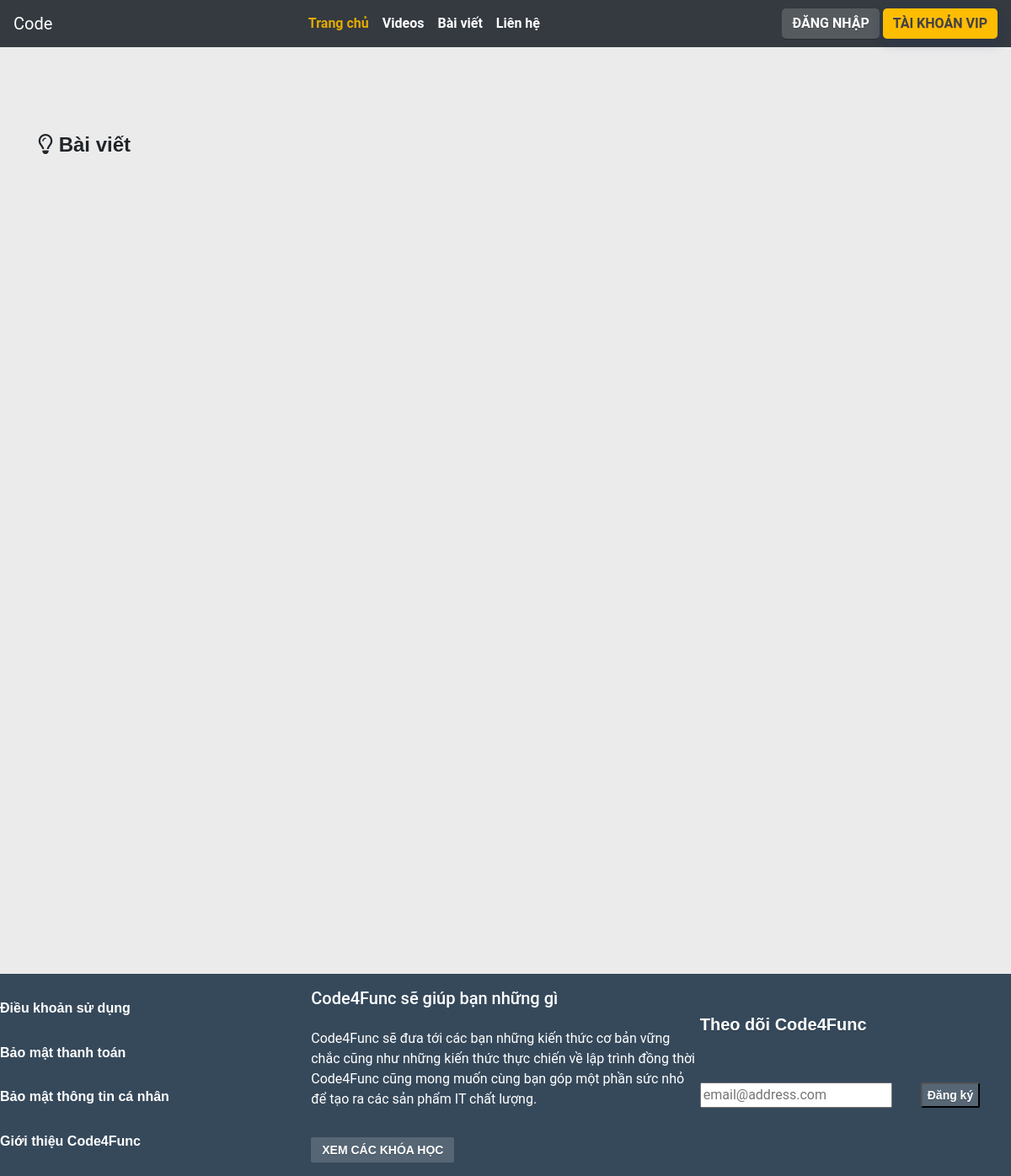
Page /PostController/viewPost on the earlier database version.
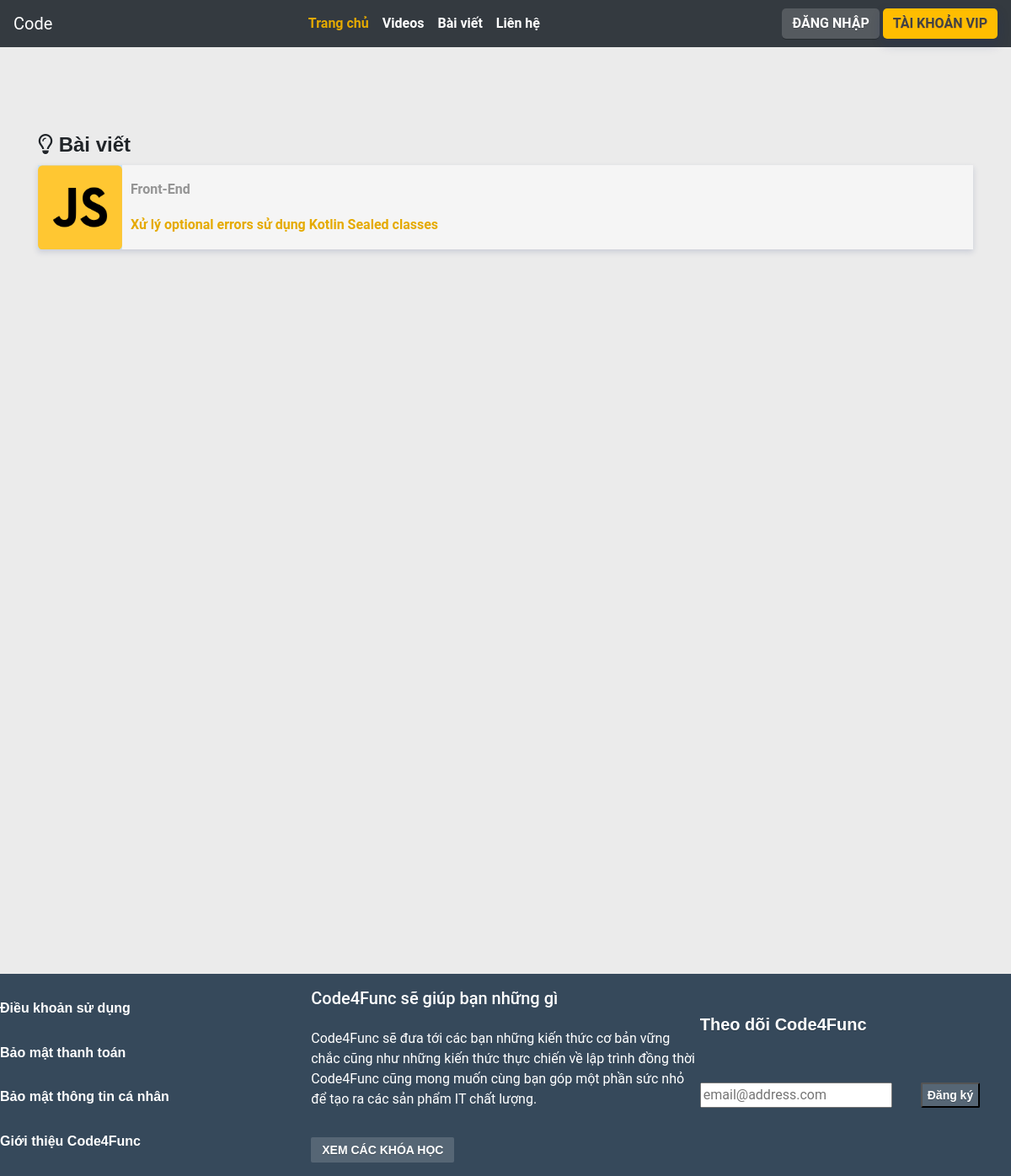
Same page on the later database version.
### tables this page shows
CREATE TABLE `posts` (
  `id` int(11) NOT NULL,
  `title` varchar(255) DEFAULT NULL,
  `description` varchar(255) DEFAULT NULL,
  `content` longtext DEFAULT NULL,
  `update_at` datetime DEFAULT NULL,
  `category_id` int(11) DEFAULT NULL,
  `author_id` int(11) DEFAULT NULL,
  `is_active` int(255) DEFAULT NULL,
  `created_at` datetime DEFAULT NULL
);

CREATE TABLE `category` (
  `id` int(11) NOT NULL,
  `name` varchar(255) DEFAULT NULL,
  `image` varchar(255) DEFAULT NULL
);

### core/Controller.php (called while the page is built, shortened)
<?php
class Controller
{
    public function view($views,$data='')
    {
        require_once ("./views/".$views.".php");
    }
}

### index.php (called while the page is built, shortened)
<?php
require_once ('./core/Controller.php');
require_once ('./core/Model.php');
class Core
{
  var $action="index";
    public function __construct()
    {
        $url=array();
        if (isset($_GET['url'])) {
            $url = explode("/", filter_var(trim($_GET["url"], "/")));
        }
            if (isset($url[0])) {
                if (file_exists("./controller/" . $url[0] . ".php")) {
                    unset($url[0]);
                }
            }
            $this->controller = new $this->controller;
            if (isset($url[1])) {
                if (method_exists($this->controller, $url[1])) {
                    $this->action = $url[1];
                }
                unset($url[1]);
            }
            $this->params = $url ? array_values($url) : [];
        call_user_func_array(array($this->controller,$this->action),array($this->params));
    }
}
$core = new Core();

### core/Model.php (called while the page is built, shortened)
<?php
class Model
{
    public $conn;
    protected $servername = "localhost";
    protected $username = "root";
    protected $password = "";
    protected $dbname = "learning";
    public function __construct(){
        $this->conn = new mysqli($this->servername, $this->username, $this->password, $this->dbname);
    }
    public function getData($query){
        $result=$this->conn->query($query);
        $array=array();
        while ($row = $result -> fetch_assoc()){
            $array[] = $row;
        }
        return $array;
    }
}

### models/PostModel.php (called while the page is built)
<?php
class PostModel extends Model
{
    public function getPost($id='')
    {
        if (empty($id)){
            $query="SELECT p.*,c.name as category
        FROM posts p
        LEFT JOIN category c ON p.category_id=c.id";
        } else{
            $query="SELECT p.*,c.name as category
        FROM posts p
        LEFT JOIN category c ON p.category_id=c.id
        WHERE p.id=$id";
        }
        return $this->getData($query);
    }
}

### views/Outside/posts.php (the view, shortened to what this page needs)
<html lang="en">
<head>
    <link rel="stylesheet" href="https://cdnjs.cloudflare.com/ajax/libs/font-awesome/4.7.0/css/font-awesome.min.css">
    <link rel="stylesheet" href="https://maxcdn.bootstrapcdn.com/bootstrap/4.0.0/css/bootstrap.min.css">
    <link rel="stylesheet" href="../views/Outside/css/style.css">
    <link rel="stylesheet" href="../views/Outside/css/mediaquery.css">
    <link rel="stylesheet" href="../views/Outside/css/course-style.css">
</head>
<body>
<header>
    <nav class="navbar navbar-expand-lg navbar-dark bg-dark  ">
        <div class="collapse navbar-collapse " id="navbarTogglerDemo01">
            <a class="navbar-brand" href="../">Code</a>
            <ul class="navbar-nav  ">
                <li class="nav-item actived">
                    <a class="nav-link" href="#"><b>Trang chủ</b></a>
                </li>
                <li class="nav-item">
                    <a class="nav-link" href="#"><b>Videos</b></a>
                </li>
                <li class="nav-item">
                    <a class="nav-link" href="#"><b>Bài viết</b></a>
                </li>
                <li class="nav-item">
                    <a class="nav-link" href="#"><b>Liên hệ</b></a>
                </li>
            </ul>
            <div >
                <?php
                if (!isset($_SESSION['isLogin']) || $_SESSION['isLogin']==false){ ?>
                    <a href="../UserController/signIn" class="btn  sign-in"><b>Đăng nhập</b></a>
                    <a href="" class="btn vip-acc"><b>TÀI KHOẢN VIP</b></a>
                <?php      }
                ?>
            </div>
        </div>
    </nav>
</header>
<section>
    <div class="container content">
        <div class="content-videos">
            <h1>
                <i class="fa fa-lightbulb-o" aria-hidden="true"></i>
                <span>Bài viết</span>
            </h1>
            <?php foreach ($data as $index) {?>
                <a href="viewPost/<?=$index['id']?>">
                    <div class="content-videos-details">
                        <img src=".././views/Outside/img/js.png" alt="" height="100" width="100">
                        <div class="main ">
                            <span class="main-title"><b><?=$index['category']?></b></span>
                            <span class="main-content"><b><?=$index['title']?></b></span>
                        </div>
                    </div>
                </a>
            <?php } ?>
        </div>
    </div>
</section>
<footer>
    <div>
        <div class="footer-left">
            <a href="">Điều khoản sử dụng</a>
            <a href="">Bảo mật thanh toán</a>
            <a href="">Bảo mật thông tin cá nhân</a>
            <a href="">Giới thiệu Code4Func</a>
        </div>
        <div class="footer-center">
            <h5>Code4Func sẽ giúp bạn những gì</h5>
            <p>Code4Func sẽ đưa tới các bạn những kiến thức cơ bản vững chắc cũng như những kiến thức thực chiến về lập trình đồng thời Code4Func cũng mong muốn cùng bạn góp một phần sức nhỏ để tạo ra các sản phẩm IT chất lượng.</p>
            <a href="" class="btn">XEM CÁC KHÓA HỌC</a>
        </div>
        <div class="footer-right">
            <h5>Theo dõi Code4Func</h5>
            <form action="">
                <div class="form-group">
                    <input type="email" placeholder="email@address.com" >
                    <button type="submit">Đăng ký</button>
                </div>
            </form>
        </div>
    </div>
</footer>
</body>
</html>

### controller/PostController.php
<?php
class PostController extends Controller
{
    var $post;
    public function __construct()
    {
        $this->post=$this->model("PostModel");
    }
    public function viewPost($id='')
    {
       if (empty($id)){
           $post=$this->post->getPost();
           $this->view("Outside/posts",$post);
       }
       else{
           $id=$id[0];
           $post=$this->post->getPost($id);
           $this->view("Outside/postsDetails",$post[0]);
       }
    }
}

### views/Outside/css/style.css (style rules this page uses)
body { background-color: #ebebeb; font: 16px / 1.5 Roboto, Arial, sans-serif; }
header { background-color: #36495b ; }
ul { margin: auto; }
.sign-in { border-radius: 5px; background-color: rgba(255,255,255,0.16); text-transform: uppercase; color: #fff; cursor: pointer; border: none; box-sizing: border-box; box-shadow: 0 1px rgba(0,0,0,0.25); white-space: none; text-shadow: 0 1px rgba(0,0,0,0.25); height: 36px; }
.vip-acc { background-color: #ffbd00; box-shadow: 0 6px 14px rgba(27,43,106,0.24); color: #424242; height: 36px; border-radius: 5px; border: none; text-shadow: 0 1px rgba(180,0,0,0.16), 0 -1px rgba(255,255,255,0.16); }
.navbar-dark .navbar-nav .actived a { color: #e5aa00 !important; }
.navbar-dark .navbar-nav .nav-link { color: #fff; }
.content { margin-top: 100px; }
.content-videos { display: flex; flex-direction: column; }
.content h1 { text-shadow: 0 1px #fff; font: 700 24px / 32px "Roboto Mono", Arial, sans-serif; }
.content .content-videos a { color: rgba(66,66,66,0.54); box-sizing: border-box; box-shadow: inset 0 1px #fff, inset 0 -1px rgba(119,110,110,0.4), 0 3px 7px rgba(27,43,106,0.16); margin-bottom: 20px; }
.content-videos-details { height: 100px; display: flex; background-color: #f5f5f5; }
.content-videos-details .main { margin-left: 10px; display: flex; flex-direction: column; justify-content: space-evenly; }
.main-title { color: rgba(66,66,66,0.54) }
.main-content { color: #e5aa00; }
footer > div { background-color: #36495b; display: flex; justify-content: space-between; height: 240px; color: #fff; }
footer > div > div { width: 400px; display: flex; flex-direction: column; justify-content: space-evenly; }
.footer-center { width: 500px; }
.footer-left a { color: #fff; font: 600 16px / 24px Montserrat, Arial, sans-serif; }
.footer-center a { text-align: start; width: 170px; background-color: rgba(255,255,255,0.16) ; color: #fff; border-radius: 2px; font: 600 14px Montserrat, Arial, sans-serif; text-shadow: 0 1px rgba(0,0,0,0.25); }
.footer-right h5 { text-shadow: 0 1px rgba(0,0,0,0.25); font: 700 20px Montserrat, Arial, sans-serif; }
.footer-right button { margin-left: 30px; background-color: rgba(255,255,255,0.16) ; color: #fff; border-radius: 2px; font: 600 14px Montserrat, Arial, sans-serif; text-shadow: 0 1px rgba(0,0,0,0.25); height: 30px; }
.footer-right input { height: 30px; }
section { min-height: 1000px; }
section > div { margin-top: 30px; }
section > .container > div { margin: 0 auto; }

Differences in the rows shown:
added posts: category.name "Front-End", title "Xử lý optional errors sử dụng Kotlin Sealed classes"
